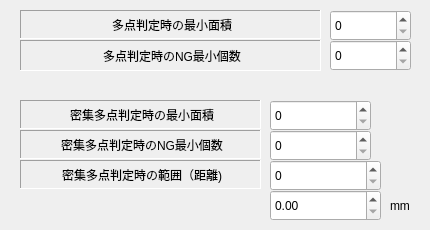
      <widget class="QWidget" name="tab_5">
       <attribute name="title">
        <string>多点</string>
       </attribute>
       <widget class="QSpinBox" name="EditMultiSpotCount">
        <property name="geometry">
         <rect>
          <x>330</x>
          <y>40</y>
          <width>81</width>
          <height>31</height>
         </rect>
        </property>
        <property name="maximum">
         <number>100000</number>
        </property>
       </widget>
       <widget class="QLabel" name="label_34">
        <property name="geometry">
         <rect>
          <x>20</x>
          <y>40</y>
          <width>301</width>
          <height>31</height>
         </rect>
        </property>
        <property name="frameShape">
         <enum>QFrame::Panel</enum>
        </property>
        <property name="frameShadow">
         <enum>QFrame::Sunken</enum>
        </property>
        <property name="text">
         <string>多点判定時のNG最小個数</string>
        </property>
        <property name="alignment">
         <set>Qt::AlignCenter|Qt::AlignHCenter|Qt::AlignLeading|Qt::AlignLeft|Qt::AlignVCenter</set>
        </property>
       </widget>
       <widget class="QSpinBox" name="EditMultiSpotDot">
        <property name="geometry">
         <rect>
          <x>330</x>
          <y>10</y>
          <width>81</width>
          <height>31</height>
         </rect>
        </property>
        <property name="maximum">
         <number>100000</number>
        </property>
       </widget>
       <widget class="QLabel" name="label_36">
        <property name="geometry">
         <rect>
          <x>20</x>
          <y>10</y>
          <width>301</width>
          <height>29</height>
         </rect>
        </property>
        <property name="frameShape">
         <enum>QFrame::Panel</enum>
        </property>
        <property name="frameShadow">
         <enum>QFrame::Sunken</enum>
        </property>
        <property name="text">
         <string>多点判定時の最小面積</string>
        </property>
        <property name="alignment">
         <set>Qt::AlignCenter|Qt::AlignHCenter|Qt::AlignLeading|Qt::AlignLeft|Qt::AlignVCenter</set>
        </property>
       </widget>
       <widget class="QLabel" name="label_111">
        <property name="geometry">
         <rect>
          <x>20</x>
          <y>160</y>
          <width>241</width>
          <height>29</height>
         </rect>
        </property>
        <property name="frameShape">
         <enum>QFrame::Panel</enum>
        </property>
        <property name="frameShadow">
         <enum>QFrame::Sunken</enum>
        </property>
        <property name="text">
         <string>密集多点判定時の範囲（距離)</string>
        </property>
        <property name="alignment">
         <set>Qt::AlignCenter|Qt::AlignHCenter|Qt::AlignLeading|Qt::AlignLeft|Qt::AlignVCenter</set>
        </property>
       </widget>
       <widget class="QLabel" name="label_112">
        <property name="geometry">
         <rect>
          <x>20</x>
          <y>100</y>
          <width>241</width>
          <height>29</height>
         </rect>
        </property>
        <property name="frameShape">
         <enum>QFrame::Panel</enum>
        </property>
        <property name="frameShadow">
         <enum>QFrame::Sunken</enum>
        </property>
        <property name="text">
         <string>密集多点判定時の最小面積</string>
        </property>
        <property name="alignment">
         <set>Qt::AlignCenter|Qt::AlignHCenter|Qt::AlignLeading|Qt::AlignLeft|Qt::AlignVCenter</set>
        </property>
       </widget>
       <widget class="QSpinBox" name="EditMultiSpotCountGathered">
        <property name="geometry">
         <rect>
          <x>270</x>
          <y>130</y>
          <width>101</width>
          <height>31</height>
         </rect>
        </property>
        <property name="maximum">
         <number>100000</number>
        </property>
       </widget>
       <widget class="QSpinBox" name="EditMultiSpotLengthGathered">
        <property name="geometry">
         <rect>
          <x>270</x>
          <y>160</y>
          <width>111</width>
          <height>31</height>
         </rect>
        </property>
        <property name="maximum">
         <number>100000000</number>
        </property>
       </widget>
       <widget class="QLabel" name="label_115">
        <property name="geometry">
         <rect>
          <x>20</x>
          <y>130</y>
          <width>241</width>
          <height>29</height>
         </rect>
        </property>
        <property name="frameShape">
         <enum>QFrame::Panel</enum>
        </property>
        <property name="frameShadow">
         <enum>QFrame::Sunken</enum>
        </property>
        <property name="text">
         <string>密集多点判定時のNG最小個数</string>
        </property>
        <property name="alignment">
         <set>Qt::AlignCenter|Qt::AlignHCenter|Qt::AlignLeading|Qt::AlignLeft|Qt::AlignVCenter</set>
        </property>
       </widget>
       <widget class="QSpinBox" name="EditMultiSpotDotGathered">
        <property name="geometry">
         <rect>
          <x>270</x>
          <y>100</y>
          <width>101</width>
          <height>31</height>
         </rect>
        </property>
        <property name="maximum">
         <number>100000</number>
        </property>
       </widget>
       <widget class="QLabel" name="label_116">
        <property name="geometry">
         <rect>
          <x>390</x>
          <y>190</y>
          <width>31</width>
          <height>31</height>
         </rect>
        </property>
        <property name="text">
         <string>mm</string>
        </property>
       </widget>
       <widget class="QDoubleSpinBox" name="doubleSpinBoxMultiSpotLengthGatheredMM">
        <property name="geometry">
         <rect>
          <x>270</x>
          <y>190</y>
          <width>111</width>
          <height>31</height>
         </rect>
        </property>
        <property name="maximum">
         <double>99999999.000000000000000</double>
        </property>
       </widget>
      </widget>
